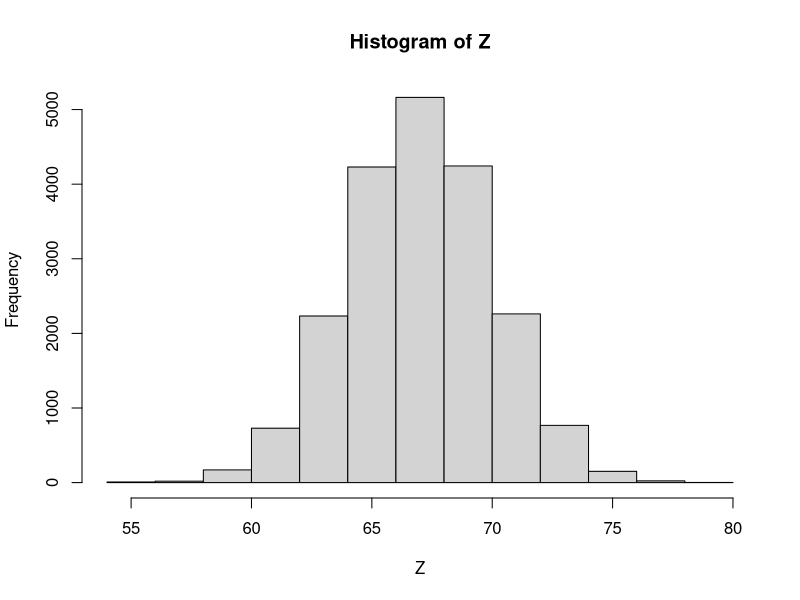
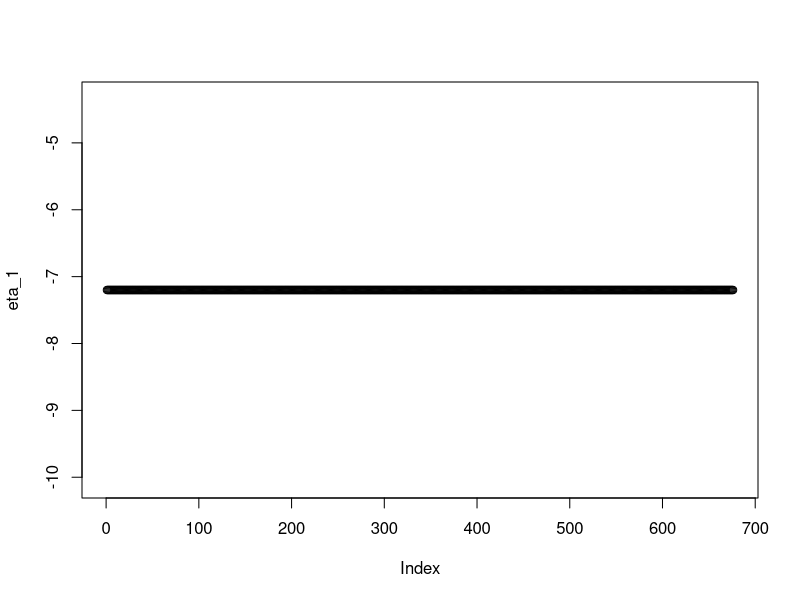
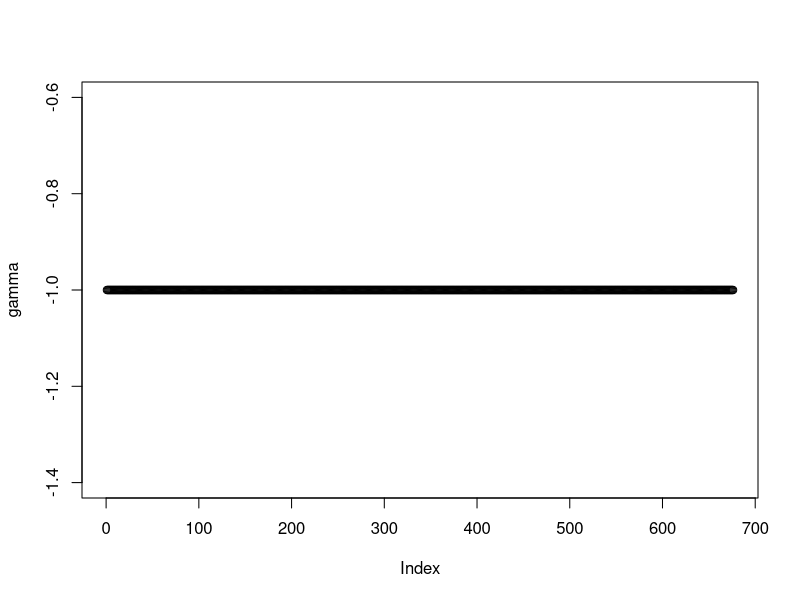
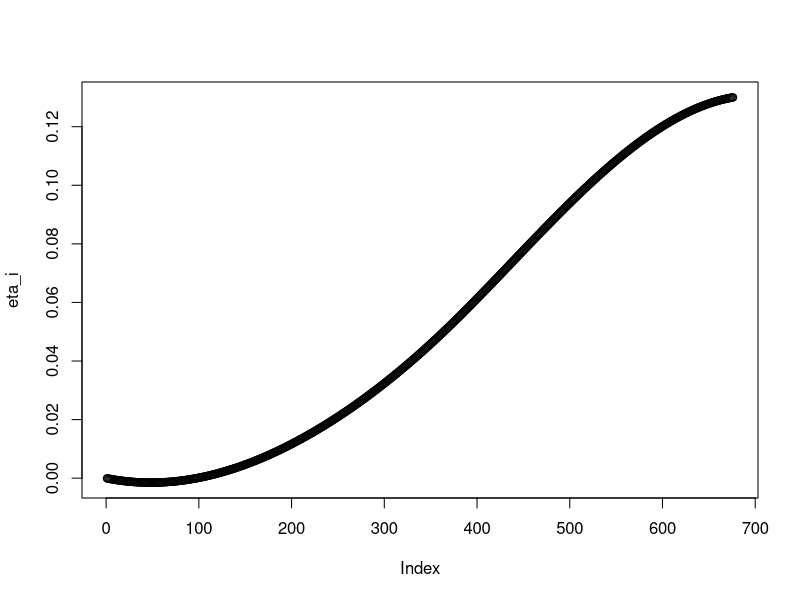
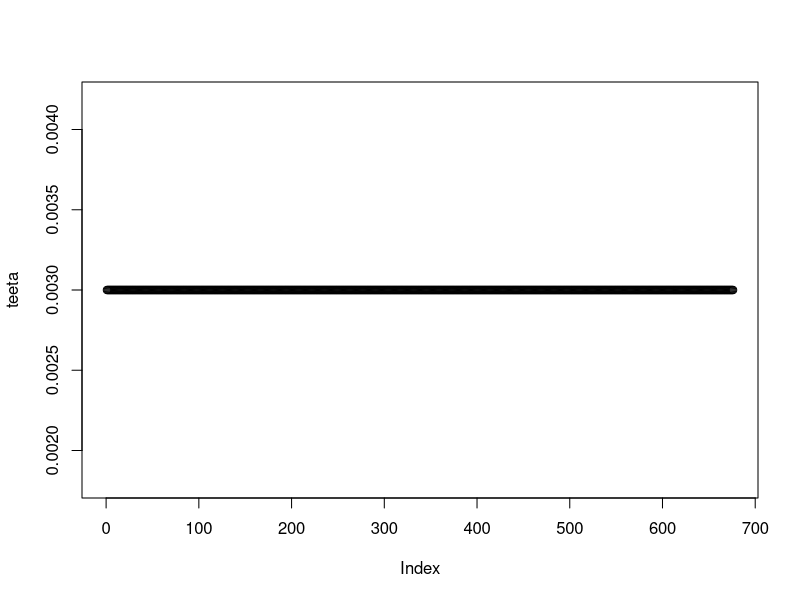
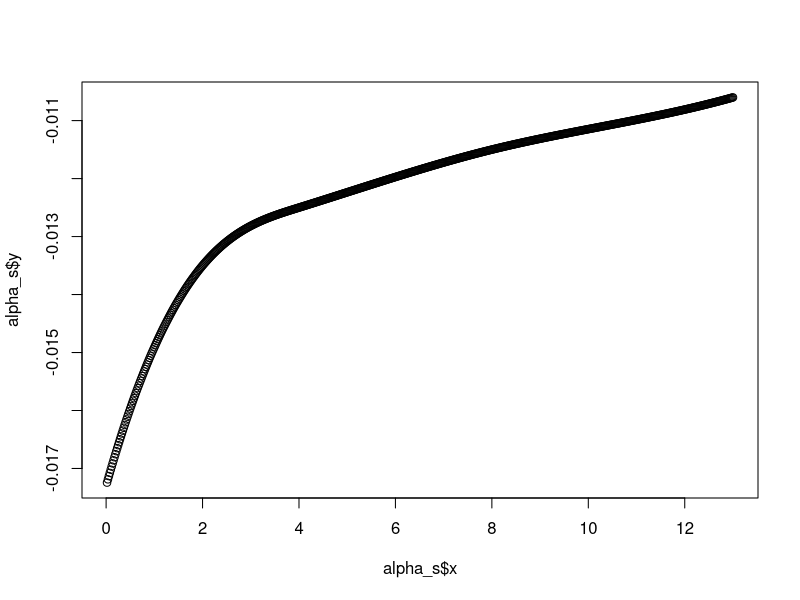
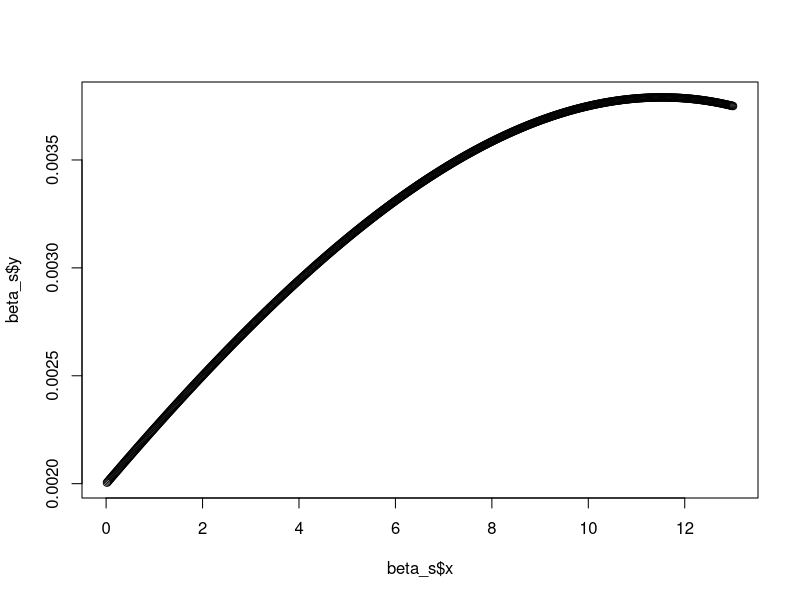

These figures' R source, in order: (Note: this script raises an error after producing the figures.)
library(tidyverse)
library(foreach)
set.seed(11)

source_location <- "I:/MSc/Aalen simulations/Aalen_et_al_time_dependent_mediators_in_survial_analysis/to_git/"
setwd(source_location)


# number of patients
n <- 20000
delta <- 1/52 # 52 is the number of weeks in a year!
endofstudy <- 13
time<-seq(delta, endofstudy, by=delta) #define timepoints
time_indexes <- 1:length(time)
pr <- function(lincomb) exp(lincomb) / (1+exp(lincomb))


# Baseline covariate (age)
Z <- rnorm(n=n, mean=67, sd=3)
hist(Z)

# treatment A and M0
A_0 <- rep(-66.5, times=n)
A <- rbinom(prob=pr(A_0 + 1*Z + rnorm(n)), n=n, size=1) #trt depending on Z
table(A)
M0 <- rep(0, n) #we assume that mediator had not happened at study start


# Effect of treatment 0 on M
eta_1 <- rep(-7.2, times=length(time))
plot(eta_1)


# effect of treatment 1 on M (plus baseline)
gamma <- rep(-1, times=length(time))
plot(gamma)


# effect of time
eta_i <- spline(c(0,4,7,10,13), c(0, 0.013, 0.05, 0.1, 0.13), xout=time)
eta_i <- eta_i$y
plot(eta_i)
eta_i.mat <- matrix(rep(eta_i, times=n), byrow=T, nrow=n)


# effect of baseline covariate Z on M
teeta <- rep(0.003, times=length(time))
plot(teeta)
teeta.mat <- matrix(rep(teeta, times=n), byrow=T, nrow=n)
Z.mat <- matrix(rep(Z, times=length(time)), byrow=F, nrow=n)



# Generate M matrix and noise
M_linkomb_nonoise <- eta_1 + eta_i.mat + A %*% t(gamma) + teeta.mat*Z.mat
# so for each timepoint i for each individual we have eta_1 + eta_i*I(i!=1) + gamma*A + teeta*Z here

Sigma <- matrix(0, length(time), length(time)) #some noise
diag(Sigma) <- 0.05
mu <- rep(0, length(time))
noise <- MASS::mvrnorm(n = n, mu = mu, Sigma = Sigma)



# Probabilities of mediator happening for each time point (if it has not happened yet)
M.mat_pr <- pr(M_linkomb_nonoise + noise)
M.mat <- M_linkomb_nonoise

#first column, based only on M0
pr_0to1 <- M.mat_pr[,1]
M.mat[,1] <- sapply(pr_0to1, rbinom, n=1, size=1)

for(j in 2:ncol(M.mat)){
  for(i in 1:nrow(M.mat)){
    if(M.mat[i,(j-1)]==1){ #if mediator happened at a previous time point
      M.mat_pr[i,j] <- 1 #prob of M(t)=1 if M(t-1)=1 is 1
      M.mat[i,j] <- 1 #mediator value stays 1
    } else{ #if mediator no happen at previous time point
      M.mat[i,j] <- rbinom(1, 1, M.mat_pr[i,j]) #generate event based on transition probability
    }
  }
}

test <- cbind(A, M.mat)
table(test[,1], test[,2]) #checking how many mediators happened by M1
table(test[,1], test[,length(time)]) #checking how many eventually got the mediator
prop.table(table(test[,1], test[,length(time)]), margin = 1)


# combine into a data set
patient <- seq(1, n)
sim.dat <- as.data.frame(cbind(patient, A, M0, M.mat, Z))
names(sim.dat)[4:(ncol(sim.dat) - 1)] <- paste0("M", time_indexes)


# Effect of A on hazard
alpha_s <- spline(c(0,2,4,8,13), c(-0.0173, -0.0135, -0.0125, -0.0115, -0.0106), xout=time)
plot(alpha_s)
alpha_s <- alpha_s$y


# Matrix with effect of A on hazard 
A.mat <- sim.dat$A %*% t(alpha_s)


# Effect of M on hazard
beta_s <- spline(c(0,2,10,13), c(0.08, 0.1, 0.15, 0.15)/40, xout=time)
plot(beta_s) 
beta_s <- beta_s$y
beta_s.mat <- matrix(rep(beta_s, times=n), byrow=T, nrow=n)


# Matrix with effects of M on hazard - elementwise product 
Meff.mat <- M.mat * beta_s.mat


# Effect of Z on hazard
rho_s <- spline(c(0,9,11,13), c(0.2, 0.23, 0.22999, 0.23)/(50*67), xout=time)
plot(rho_s) 
rho_s <- rho_s$y
rho_s.mat <- matrix(rep(rho_s, times=n), byrow=T, nrow=n)
Zeff.mat <- rho_s.mat * Z.mat


# Death probabilities for each tiny interval
hmat <- A.mat + Meff.mat + Zeff.mat #combine dir and indir and baseline cov
beta0 <- abs(min(hmat)) #baseline, to make sure no probability is negative
hmat <- hmat + beta0 
pmat <- hmat*delta # an approximated probability of the probability of an event within an interval of size delta so we end up with event probabilities for small intervals


p.mat.org <- cbind(1:n, pmat)
sim.dat$Time <- rep(time[length(time)], n) #repeat each time point for each individual
p.mat <- p.mat.org


# Generate death events by probabilites
for(t in time_indexes) { #for each time point
  t.i <- time[t]
  p.vec <- p.mat[, (t+1)] #+1 because of the id indexes (vector of all observations at week t)
  E <- rep(0, length(p.vec))
  id <- rep(0, length(p.vec))
  
  for(j in 1:length(p.vec)) { #for each patient
    id[j] <- p.mat[j, 1]
    E[j] <- sample(c(0,1), 1, prob=c(1-p.vec[j], p.vec[j])) #event samples -- for each observation at each time interval
  }
  
  if(any(E==1)) { #if the event happens to any of the patients
    id.event <- id[E==1] #mark down the patient id-s where events happen
    sim.dat[sim.dat$patient %in% id.event, "Time"] <- time[t] #check for each patient if their id is in the event id vector, and then overwrite the times (if event happens) -- if event doesn't happen, this stays 13
    p.mat <- p.mat[E==0, ] #select patients for who the event didn't happen yet
  }
  #checking the process
  print(t)
  print(dim(p.mat))
  print(sum(E))
}

sim.dat$E <- 1*(sim.dat$Time<endofstudy) #set the event indicator to 1 if it happened before the end of study


# Censoring
ff <- runif(n, 0, 28)
sim.dat$C.Time <- ff
sim.dat$C <- 1*(sim.dat$C.Time < sim.dat$Time) #if censored before event time (or study end time), then set to 1
sim.dat[sim.dat$C==1, "E"] <- 0 #set event indicator to 0 for those which got censored
sim.dat[sim.dat$C==1, "Time"] <- sim.dat[sim.dat$C==1, "C.Time"]  #set time to event to time to censoring time for those that got censored


# Reshaping data to suited format
mydata <- reshape(sim.dat, paste0("M", time_indexes),
                  times = time-delta, # measurement times from first mediator measurement
                  direction="long", v.names="M")


# Ordering
mydata <- mydata[ order(mydata[,"patient"], mydata[,"time"]), ]
row.names(mydata) <- 1:nrow(mydata)
mydata <- mydata[, c("patient","A","M0", "M","Time","C", "E", "Z", "time")]
names(mydata)[9] <- "start"
mydata$stopt <- rep(time, n)

m.split <- split(mydata, mydata$patient) #divide data to n groups based on patient id-s

hax <- function(df) { #for each patient:
  df$E <- 1*(df$Time <= df$stopt & sum(df$E) == length(time) ) #if event time is before interval end and sum of event indicators is 8 (because of 8 intervals), then E=1
  df$C <- 1*(df$Time <= df$stopt & sum(df$C) == length(time) )#if event time is before interval end and sum of censor indicators is 8 (because of 8 intervals), then C=1
  df$stopt <- pmin(c(df$stopt), df$Time) #set interval stop to be event/censor time or the initial interval stop time
  keep <- 1:min(c(which(df$E==1), length(time), which(df$C==1))) #select all the intervals before event/censoring (or all the intervals)
  df <- df[keep, ]
}

m.split.hax <- lapply(m.split, hax)
mydata.hax <- do.call("rbind", m.split.hax)


mydata.hax[mydata.hax$E==1, "stopt"] <- mydata.hax[mydata.hax$E==1, "stopt"] + 
  runif(length(mydata.hax[mydata.hax$E==1, "stopt"]), 0, 0.0005) #add some noise for the interval stop times for those where the event happened

sim.dat.long <- mydata.hax[, c("patient","A","M0", "M","C","E", "Z", "start","stopt")]
mydata.fin <- sim.dat.long



# transform data to regular format
lastrow <- mydata.fin %>% 
  group_by(patient) %>% 
  filter(stopt == max(stopt)) %>% #select the last time row for each observation
  rename(study_exit = stopt) %>% 
  select(patient, A, E, study_exit, Z) %>% 
  ungroup()

M_status <- reshape2::melt(M.mat) %>% 
  mutate(M_time = max(time)/length(time)*Var2) %>% 
  rename(patient = Var1,
         M = value) %>% 
  group_by(patient) %>% 
  mutate(M_status = max(M)) %>% 
  filter(M_status == M) %>%
  filter(M_time == min(M_time)) %>% 
  mutate(M_time = ifelse(M_status==1, M_time, endofstudy)) %>% # get mediator event time
  ungroup() %>% 
  select(!c(Var2, M_status))

mydata.reg <- merge(lastrow, M_status, by = "patient") %>% 
  mutate(M = ifelse(study_exit < M_time, 0, M),
         M_time = ifelse(study_exit <= M_time, study_exit, M_time))
save(mydata.reg, file= "mydata.reg.rda")

# check data quality by some frequency tables
hist(mydata.reg$M_time)
hist(mydata.reg$study_exit)
prop.table(table(mydata.reg$M, mydata.reg$E),1)
prop.table(table(mydata.reg$A, mydata.reg$M),1)
prop.table(table(mydata.reg$A, mydata.reg$E),1)

# censored people
mydata.reg_cens <- mydata.reg %>% 
  filter(E==0)
hist(mydata.reg_cens$M_time, probability=T, breaks = 20)
hist(mydata.reg_cens$study_exit, probability=T, breaks = 20)

# dead people
mydata.reg_dead <- mydata.reg %>% 
  filter(E==1)
hist(mydata.reg_dead$M_time, probability=T, breaks = 20)
hist(mydata.reg_dead$study_exit, probability=T, breaks = 20)

#censoring percentage
round(nrow(mydata.reg_cens)/nrow(mydata.reg)*100,2)


#censoring before study end
mydata.reg_cens_befend <- mydata.reg_cens %>% 
  filter(study_exit < 13)

#censoring percentage
round(nrow(mydata.reg_cens_befend)/nrow(mydata.reg)*100,2)











# FIND REAL EFFECTS --------------------------------------------------------------------
realeffects <- data.frame(time,
                          mu_s = beta0,
                          alpha_s = alpha_s,
                          beta_s = beta_s,
                          rho_s = rho_s,

                          eta_1 = eta_1,
                          eta_s = eta_i,
                          gamma = gamma,
                          teeta = teeta,
                          delta)

save(realeffects, file="realeffects.rda")




# Calculating the survival function -----------------------------------

surv_fn_gene <- function(aastar,
                         aa,
                         ZZ,
                         timestart = 0,
                         timeend = 13,
                         timebyy = delta,
                         realeffects){

  timepoints <- c(timestart, realeffects$time)

  # Getting mediator transition 0->1 at time t probabilities
  probs_aastar_all <- realeffects %>%
    arrange(time) %>%
    mutate(aa = aa,
           aastar = aastar,

           p_pred_aa = exp(eta_1 + eta_s + gamma * aa + teeta * ZZ) / (1+exp(eta_1 + eta_s + gamma * aa + teeta * ZZ)),
           p_pred_aastar = exp(eta_1 + eta_s + gamma * aastar + teeta * ZZ) / (1+exp(eta_1 + eta_s + gamma * aastar + teeta * ZZ)),

           int_index = 1:n()) %>%
    select(int_index, p_pred_aa, p_pred_aastar) %>%
    filter(time <= timeend)


  # All estimated additive hazards model coefficients
  all_coefs <- realeffects %>%
    mutate(a = aa,
           Z = ZZ,
           cum_mu_s = cumsum(mu_s),
           cum_alpha_s = cumsum(alpha_s),
           cum_beta_s = cumsum(beta_s),
           cum_rho_s = cumsum(rho_s),
           int_index = 1:n()) %>%
    group_by(time) %>%
    mutate(t_M = max(timepoints[timepoints <= time]),
           t_Mplus1 = t_M+timebyy) %>%
    ungroup()


  foreach(tgrp = unique(all_coefs$int_index),
          .combine = "rbind"#,
          #.packages = c("dplyr", "reshape2", "stringr")
  ) %do% {
    print(tgrp)
    t <- all_coefs[all_coefs$int_index==tgrp,"time"]

    #Select estimated probabilities for 0->1 transitions
    probs_aastar <- probs_aastar_all %>%
      #filter(int_index <= tgrp+1) %>%
      filter(int_index <= tgrp+1) %>%
      select(!p_pred_aa)

    probs_aa <- probs_aastar_all %>%
      filter(int_index <= tgrp) %>%
      select(!p_pred_aastar)


    ####### Component 1 ---------------------------------------------------------------------------------------
    all_in_interval <- all_coefs %>%
      filter(min(t) <= time & time <= max(t))

    comp1 <- exp(-(all_in_interval$cum_mu_s + all_in_interval$cum_alpha_s * all_in_interval$a + all_in_interval$cum_rho_s * all_in_interval$Z)*all_in_interval$delta)


    ####### Component 2-3 (the sum over all mediator combinations) ---------------------------------------------
    # If in the first interval, there is only one measured mediator (M_0=0 for all), so combination probability can only be 1
    if(tgrp == unique(all_coefs$int_index)[1]){
      all_in_interval %>% 
        arrange(time) %>% 
        mutate(surv_prob = comp1) %>% 
        select(time, surv_prob)

    } else { # If not in the first interval
      meds <- matrix(1,
                     nrow=nrow(probs_aastar)-1,
                     ncol=nrow(probs_aastar)-1)
    
    if(nrow(meds)==2){
      mediator_combinations <- data.frame(upper.tri(meds, diag=T) * meds) %>% 
        mutate(scenario = 1:n()) %>%  #add scenario id
        relocate(scenario) %>% 
        reshape2::melt(id="scenario") %>% 
        rename(t_M = variable,
               M = value) %>% 
        mutate(t_M = as.numeric(str_split_i(t_M, "X", 2))) %>% 
        arrange(scenario, t_M) %>% 
        mutate(t_Mminus1 = t_M-1,
               Mminus1 = ifelse(t_M==1, 0, M),
               int_index = t_M) %>% 
        relocate(scenario, t_Mminus1, t_M, Mminus1, M) %>% 
        left_join(probs_aastar, by=c("int_index"="int_index")) #probs of 0->1 for mediator
    } else {

      mediator_combinations <- data.frame(upper.tri(meds, diag=T) * meds) %>%
        mutate(scenario = 1:n()) %>%  #add scenario id
        relocate(scenario) %>%
        reshape2::melt(id="scenario") %>%
        rename(t_M = variable,
               M = value) %>%
        mutate(t_M = as.numeric(str_split_i(t_M, "X", 2))) %>%
        arrange(scenario, t_M) %>%
        mutate(t_Mminus1 = t_M-1,
               Mminus1 = ifelse(t_M==1, 0, M),
               int_index = t_M) %>%
        relocate(scenario, t_Mminus1, t_M, Mminus1, M) %>%
        left_join(probs_aastar, by=c("int_index"="int_index")) #probs of 0->1 for mediator
    }

      mediator_combinations$Mminus1 <- if_else(
        mediator_combinations$scenario == lag(mediator_combinations$scenario),
        lag(mediator_combinations$M, default = 0), 0
      )
      mediator_combinations$Mminus1 <- if_else(is.na(mediator_combinations$Mminus1), 0, mediator_combinations$Mminus1)



      mediator_combinations <- mediator_combinations %>%
        mutate(prob_Mto1 = case_when(
          Mminus1 == 0 ~ p_pred_aastar,
          Mminus1 == 1 ~ 1),

          prob_Mtowhatever = case_when(
            Mminus1 == 1 ~ 1,
            Mminus1 == 0 & M == 0 ~ 1-p_pred_aastar,
            Mminus1 == 0 & M == 1 ~ p_pred_aastar),

          prob_Mtowhatever_Mbeforet = ifelse(int_index==max(int_index), 1, prob_Mtowhatever)) %>%
        group_by(scenario) %>%
        mutate(scenario_prob = prod(prob_Mtowhatever_Mbeforet)) %>%
        ungroup() %>%
        arrange(scenario) %>%
        select(!c(prob_Mtowhatever, prob_Mtowhatever_Mbeforet))

      #sum(unique(mediator_combinations$scenario_prob)) #this should be 1

      all_upto_lastininterval <- all_coefs %>%
        filter(time <= max(t))

      all_upto_lastininterval %>%
        slice(rep(1:n(), nrow(all_in_interval))) %>%
        mutate(target_time = rep(all_in_interval$time, each=nrow(all_upto_lastininterval))) %>%
        slice(rep(1:n(), length(unique(mediator_combinations$scenario)))) %>%
        mutate(scenario = rep(unique(mediator_combinations$scenario), each=nrow(all_in_interval)*nrow(all_upto_lastininterval))) %>%
        filter(time <= target_time) %>%
        left_join(mediator_combinations, by=c("scenario"="scenario", "int_index"="int_index")) %>%
        mutate(comp2 = -beta_s * Mminus1 * timebyy) %>% #should be prob0to1 here if we plant it on the probability
        group_by(scenario, target_time) %>%
        summarise(comp23 = exp(sum(comp2)),
                  scenario_prob = unique(scenario_prob),
                  time = unique(target_time)) %>%
        ungroup() %>%
        mutate(comp23 = comp23 * scenario_prob) %>%
        group_by(time) %>%
        summarise(comp23 = sum(comp23),
                  time = unique(time)) %>%
        ungroup() %>%
        mutate(comp1 = comp1,
               surv_prob = comp1 * comp23) %>%
        select(time, surv_prob)



    }
  }
}


# Checking the survival curves
real_aa1_aastar0 <- surv_fn_gene(aastar=0,
                                 aa=1,
                                 ZZ=67,
                                 realeffects = realeffects)
save(real_aa1_aastar0, file="real_aa1_aastar0.rda")
plot(real_aa1_aastar0$time, real_aa1_aastar0$surv_prob, type="l", ylim=c(0,1))

real_aa1_aastar1 <- surv_fn_gene(aastar=1,
                                 aa=1,
                                 ZZ=67,
                                 realeffects = realeffects)
save(real_aa1_aastar1, file= "real_aa1_aastar1.rda")
plot(real_aa1_aastar1$time, real_aa1_aastar1$surv_prob, type="l", ylim=c(0,1))

real_aa0_aastar0 <- surv_fn_gene(aastar=0,
                                 aa=0,
                                 ZZ=67,
                                 realeffects = realeffects)
save(real_aa0_aastar0, file="real_aa0_aastar0.rda")
plot(real_aa0_aastar0$time, real_aa0_aastar0$surv_prob, type="l", ylim=c(0,1))





